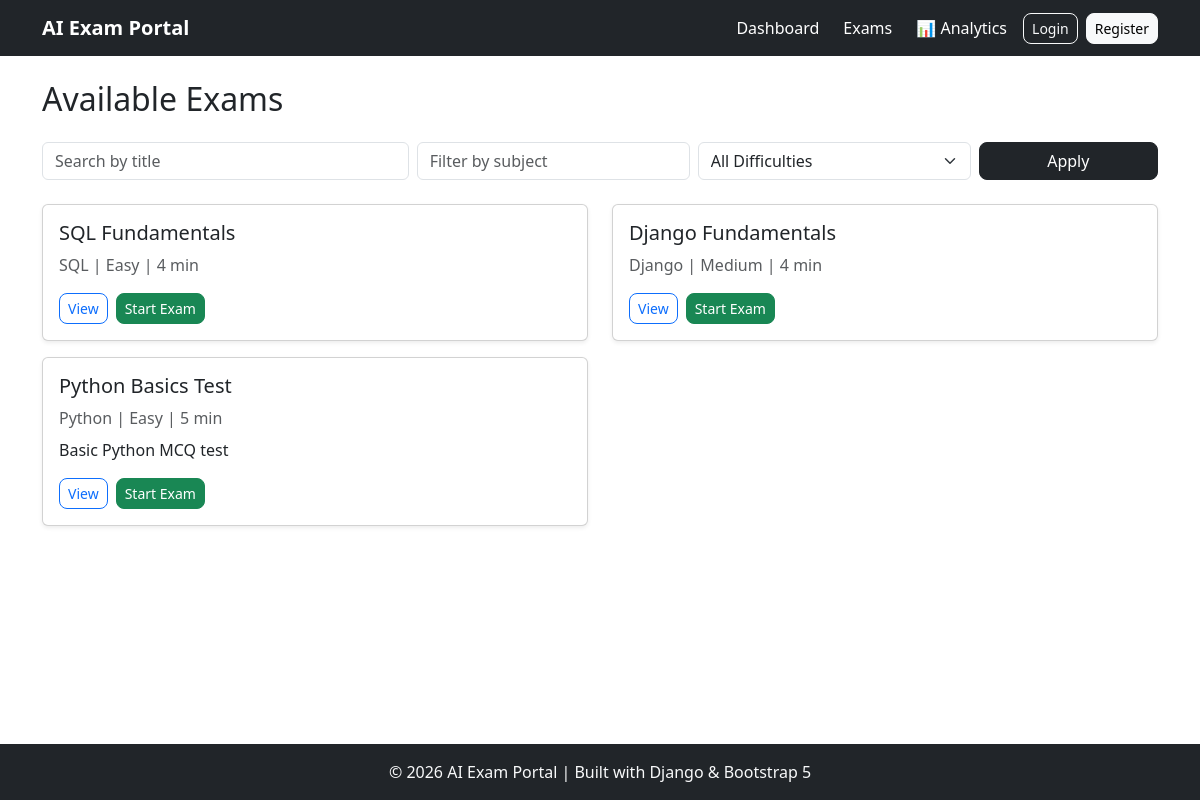
The app's page /exams/ with its own data.
### exams/models.py (models this page shows, shortened)
class Exam(models.Model):
    DIFFICULTY_CHOICES = [
        ('Easy', 'Easy'),
        ('Medium', 'Medium'),
        ('Hard', 'Hard'),
    ]
    title = models.CharField(max_length=200)
    subject = models.CharField(max_length=100)
    description = models.TextField(blank=True)
    duration_minutes = models.PositiveIntegerField(default=30)
    negative_marking = models.BooleanField(
        default=False,
        help_text="Enable negative marking for incorrect answers."
    )
    negative_marks = models.FloatField(
        default=0.25,
        help_text="Marks deducted for each incorrect answer."
    )
    marks_per_question = models.FloatField(
        default=1,
        help_text="Marks awarded for each correct answer."
    )
    difficulty = models.CharField(
        max_length=10,
        choices=DIFFICULTY_CHOICES
    )
    created_by = models.ForeignKey(
        User,
        on_delete=models.CASCADE
    )
    created_at = models.DateTimeField(
        auto_now_add=True
    )
    class Meta:
        ordering = ['-created_at']

### exams/views.py (the view)
class ExamListView(ListView):
    model = Exam
    template_name = "exams/exam_list.html"
    context_object_name = "exams"
    paginate_by = 5
    def get_queryset(self):
        queryset = Exam.objects.all()
        q = self.request.GET.get("q")
        subject = self.request.GET.get("subject")
        difficulty = self.request.GET.get("difficulty")
        if q:
            queryset = queryset.filter(
                title__icontains=q
            )
        if subject:
            queryset = queryset.filter(
                subject__icontains=subject
            )
        if difficulty:
            queryset = queryset.filter(
                difficulty=difficulty
            )
        return queryset

### templates/exams/exam_list.html (shortened to what this page needs)
{% extends 'base.html' %}
{% block content %}
<div class="d-flex justify-content-between align-items-center mb-3">
    <h2>Available Exams</h2>
</div>
<form method="get" class="row g-2 mb-4">
    <div class="col-md-4">
        <input type="text"
               name="q"
               class="form-control"
               placeholder="Search by title"
               value="{{ query|default:'' }}">
    </div>
    <div class="col-md-3">
        <input type="text"
               name="subject"
               class="form-control"
               placeholder="Filter by subject"
               value="{{ subject|default:'' }}">
    </div>
    <div class="col-md-3">
        <select name="difficulty" class="form-select">
            <option value="">All Difficulties</option>
        </select>
    </div>
    <div class="col-md-2">
        <button type="submit" class="btn btn-dark w-100">
            Apply
        </button>
    </div>
</form>
<div class="row">
    {% for exam in page_obj.object_list %}
        <div class="col-md-6 mb-3">
            <div class="card h-100 shadow-sm">
                <div class="card-body">
                    <h5 class="card-title">{{ exam.title }}</h5>
                    <p class="text-muted mb-2">
                        {{ exam.subject }} |
                        {{ exam.difficulty }} |
                        {{ exam.duration_minutes }} min
                    </p>
                    <p>{{ exam.description|truncatechars:100 }}</p>
                    <div class="d-flex gap-2">
                        <a href="{% url 'exam_detail' exam.pk %}"
                           class="btn btn-outline-primary btn-sm">
                            View
                        </a>
                        <a href="{% url 'exam_instructions' exam.pk %}"
                           class="btn btn-success btn-sm">
                            Start Exam
                        </a>
                    </div>
                </div>
            </div>
        </div>
    {% empty %}
        <div class="col-12">
            <div class="alert alert-warning">
                No exams found.
            </div>
        </div>
    {% endfor %}
</div>
{% endblock %}

### templates/base.html (style rules this page uses)
.btn { transition: all 0.25s ease; border-radius: 8px; }

### records on screen
Exam: title "SQL Fundamentals", subject "SQL", difficulty "Easy", duration_minutes "4"
Exam: title "Django Fundamentals", subject "Django", difficulty "Medium", duration_minutes "4"
Exam: title "Python Basics Test", subject "Python", difficulty "Easy", duration_minutes "5", description "Basic Python MCQ test"
